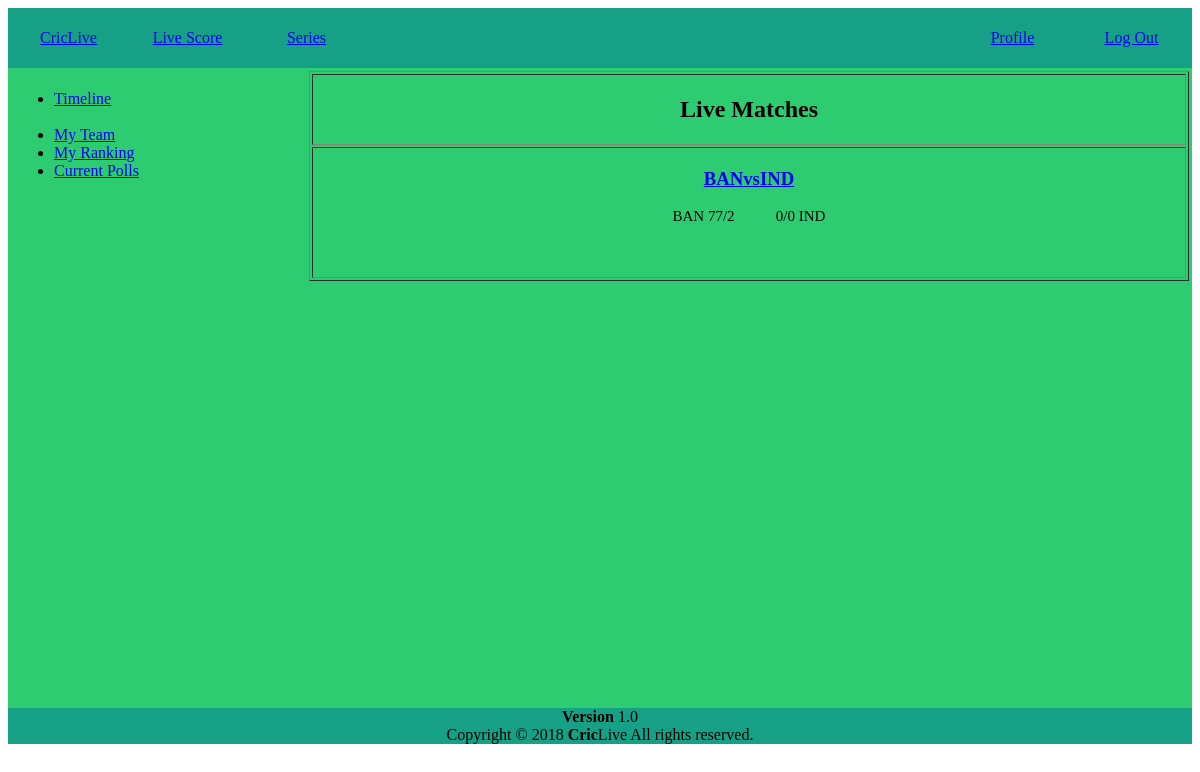
Screenshot of /user/viewScore.php (signed in) with the database file from the repository.
### tables this page shows
CREATE TABLE `play` (
  `match_id` int(100) NOT NULL,
  `team1` varchar(10) NOT NULL,
  `team2` varchar(10) NOT NULL,
  `status` varchar(10) NOT NULL,
  `innings` int(10) NOT NULL,
  `type` varchar(10) NOT NULL
);

CREATE TABLE `batting` (
  `id` varchar(100) NOT NULL,
  `player1` varchar(10) NOT NULL,
  `player2` varchar(10) NOT NULL,
  `player3` varchar(10) NOT NULL,
  `player4` varchar(10) NOT NULL,
  `player5` varchar(10) NOT NULL,
  `player6` varchar(10) NOT NULL,
  `player7` varchar(10) NOT NULL,
  `player8` varchar(10) NOT NULL,
  `player9` varchar(10) NOT NULL,
  `player10` varchar(10) NOT NULL,
  `player11` varchar(10) NOT NULL,
  `score` int(100) NOT NULL,
  `wicket` int(10) NOT NULL,
  `extra` int(10) NOT NULL,
  `over` varchar(10) NOT NULL,
  `batsman1` varchar(10) NOT NULL,
  `batsman2` varchar(10) NOT NULL
);

### user/viewScore.php (the view, shortened to what this page needs)
<!DOCTYPE html>
<html>
<head>
    <link rel="stylesheet" type="text/css" href="../css/style.css">
</head>
<body>
    <table width="100%"id="headerstyle" style="color:green;" height="50px">
        <tr >
            <td width="10%"><a href="user.php"><center>CricLive</center></a></td>
            <td width="10%" style="color:green;"><a href="viewScore.php"><center>Live Score</center></a></td>
            <td width="10%"><a href="#"><center>Series</center></a></td>
            <td width="50%"></td>
            <td width="10%"><a href="profile.php"><center>Profile</center></a></td>
            <td width="10%"><a href="logout.php"><center>Log Out</center></a></td>
        </tr>
    </table >
    <table id="mainframe"width="100%"height="640px">
        <tr>
            <td  width="20%" valign="top">
                <table  width="100%" border="0">
                    <tr>
                        <center>
                            <td>
                                <ul>
                                <li><a href="user.php">Timeline</a></li>
                               <br> <li><a href="myTeam.php"> My Team</a></li>
                                <li><a href="ranking.php"> My Ranking</a></li>
                                <li><a href="poll.php"> Current Polls </a></li>
                              </ul>
                            </td>
                        </center>
                    </tr>
                </table>
            </td>
            <td  width="5%"></td>
            <td width="75%" valign="top">
                <table  width="100%" border="1">
                    <tr>
                        <th><h2>Live Matches</h2></th>
                    </tr>
                    <?php
                        $conn = mysqli_connect('localhost', 'root', '', 'criclive');
                        $sql= "SELECT * FROM `play` where `status`='live'";
                        $result = mysqli_query($conn, $sql);
                        while($row = mysqli_fetch_assoc($result)){
                            $str1 = 'matches.php?id='.$row['match_id'];
                            $str2 = $row['team1'];
                            $str3 = $row['team2'];
                            $score1 = null;
                            $score2 = null;
                            $sql1= "SELECT * FROM `batting` where `id`='".$row['match_id']."_1'";
                            $result1 = mysqli_query($conn, $sql1);
                            while($row1 = mysqli_fetch_assoc($result1)){
                                $score1 = $row1['score']."/".$row1['wicket'];
                            }
                            $sql2= "SELECT * FROM `batting` where `id`='".$row['match_id']."_2'";
                            $result2 = mysqli_query($conn, $sql2);
                            while($row2 = mysqli_fetch_assoc($result2)){
                                $score2 = $row2['score']."/".$row2['wicket'];
                            }
                        ?>
                        <tr> <td>
                            <a href='<?=$str1?>'><center><h3><?=$str2."vs".$str3?></h3></center></a>
                            <center><p style="font-size:15px;"><?=$str2?> <?=$score1?> &nbsp &nbsp &nbsp &nbsp &nbsp <?=$score2?> <?=$str3?></p></center>
                                <br><br>
                            </td> </tr>
                        <?php
                        }
                    ?>
                </table>
            </td>
        </tr>
    </table>
    <?php include 'footer.php';?>
</body>
</html>

### css/style.css (style rules this page uses)
#headerstyle { background-color: #16a085; height: 60px; padding-bottom: -20px; }
#mainframe { background-color: #2ecc71 ; border: 0px; }

### rows the page displays
play: team1 "BAN", team2 "IND", batting.score+wicket "77/2", batting.score+wicket "0/0"
